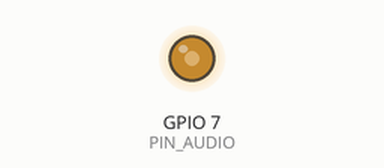
This program was run on a simulated ESP32-C3. Parts: output pins drawn as LEDs (lit = HIGH).

Above: at 0.17 s.
Timing chart, 0 to 0.7 s (numbered marks = the images above):
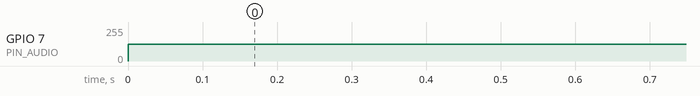

The program:

main.cpp
```cpp
#include <Arduino.h>
#include "pins.h"
#include "patch_cables.h"
#include "sequencer.h"
#include "analog_bass.h"
#include "ui_display.h"

static hw_timer_t *audioTimer = NULL;

void IRAM_ATTR onAudioTimer()
{
  module_ESP32_SequencerAndBacking();
  module_AnalogBass_Simulation();

  float masterOut = (cable_Bass_Final * 0.65) + (cable_Backing_Out * 0.55);
  if (masterOut > 1.0)
    masterOut = 1.0;
  if (masterOut < -1.0)
    masterOut = -1.0;

  uint32_t pwmOut = (uint32_t)((masterOut + 1.0) * 511.5);
  if (pwmOut > 1023)
    pwmOut = 1023;
  ledcWrite(PIN_AUDIO, pwmOut);
}

void setup()
{
  Serial.begin(115200);
  initUI();

  // Configuration PWM Audio (compatible Arduino ESP32 Core v3)
  ledcAttach(PIN_AUDIO, 44100, 10);

  // Configuration Timer Audio à 22 050 Hz (Core v3)
  audioTimer = timerBegin(1000000);
  timerAttachInterrupt(audioTimer, &onAudioTimer);
  timerAlarm(audioTimer, 1000000 / SAMPLE_RATE, true, 0);
}

void loop()
{
  updateControlsAndUI();
  delay(10);
}
```

analog_bass.h
```cpp
#pragma once
#include <Arduino.h>

void IRAM_ATTR module_AnalogBass_Simulation();
```

patch_cables.h
```cpp
#pragma once
#include <Arduino.h>

// --- Signaux venant de la PARTIE A (ESP32 Séquenceur) ---
extern volatile float cable_Bass_Freq;
extern volatile bool cable_Bass_Gate;
extern volatile float cable_Backing_Out;

// --- Signaux internes de la PARTIE B (Future Basse NE555 + LM358) ---
extern volatile float cable_Bass_Final;

// --- Paramètres partagés entre l'interface (UI) et le moteur audio ---
extern volatile int currentPattern;
extern volatile int currentStep;
extern volatile bool backingEnabled;
extern volatile unsigned long samplesPerStep;

extern volatile float vcf_Cutoff;
extern volatile float vcf_Reso;
extern volatile float env_Decay;
extern volatile float vca_Drive;
```

sequencer.h
```cpp
#pragma once
#include <Arduino.h>

void module_ESP32_SequencerAndBacking();
```

ui_display.h
```cpp
#pragma once
#include <Arduino.h>

void initUI();
void updateControlsAndUI();
```

analog_bass.cpp
```cpp
#include "analog_bass.h"
#include "pins.h"
#include "patch_cables.h"

volatile float cable_Bass_Final = 0.0;
volatile float vcf_Cutoff = 0.2;
volatile float vcf_Reso = 0.5;
volatile float env_Decay = 0.9992;
volatile float vca_Drive = 2.0;

static volatile float vco_Cap = 0.0;
static volatile bool lastSqHigh = false, subState = false;
static volatile float env_Cap = 0.0;
static volatile float vcf_Cap1 = 0.0, vcf_Cap2 = 0.0;

void IRAM_ATTR module_AnalogBass_Simulation() {
  float pitchZap = cable_Bass_Freq * (1.0 + env_Cap * env_Cap * 0.35);
  vco_Cap += pitchZap / (float)SAMPLE_RATE;
  if (vco_Cap >= 1.0) vco_Cap -= 1.0;
  float vcoSaw = (vco_Cap * 2.0) - 1.0;
  float vcoSq = (vco_Cap < 0.5) ? 1.0 : -1.0;

  bool sqHigh = (vcoSq > 0.0);
  if (sqHigh && !lastSqHigh) subState = !subState;
  lastSqHigh = sqHigh;
  float subOut = subState ? 1.0 : -1.0;

  float bassMix = (vcoSaw * 0.60) + (subOut * 0.40);

  if (cable_Bass_Gate) env_Cap = 1.0;
  else env_Cap *= env_Decay;

  float totalCut = vcf_Cutoff + (env_Cap * 0.55);
  if (totalCut > 0.88) totalCut = 0.88;
  if (totalCut < 0.02) totalCut = 0.02;

  float feedback = (vcf_Reso * 3.6) * (vcf_Cap1 - vcf_Cap2);
  vcf_Cap1 += totalCut * (bassMix - vcf_Cap1 + feedback);
  vcf_Cap2 += totalCut * (vcf_Cap1 - vcf_Cap2);

  float amp = vcf_Cap2 * env_Cap * vca_Drive;
  if (amp > 1.0) amp = 1.0;
  if (amp < -1.0) amp = -1.0;
  cable_Bass_Final = amp;
}
```

sequencer.cpp
```cpp
#include "sequencer.h"
#include "pins.h"
#include "patch_cables.h"

volatile float cable_Bass_Freq = 43.65;
volatile bool cable_Bass_Gate = false;
volatile float cable_Backing_Out = 0.0;

volatile int currentPattern = 0;
volatile int currentStep = 0;
volatile bool backingEnabled = true;
volatile unsigned long samplesPerStep = 1850;

static volatile unsigned long clockCounter = 0;
static volatile float kick_Phase = 0.0, kick_Env = 0.0;
static volatile float mel_Phase = 0.0, mel_Env = 0.0, mel_Freq = 261.63;

static const float noteFreqs[49] = {
    32.70, 34.65, 36.71, 38.89, 41.20, 43.65, 46.25, 49.00, 51.91, 55.00, 58.27, 61.74,
    65.41, 69.30, 73.42, 77.78, 82.41, 87.31, 92.50, 98.00, 103.83, 110.00, 116.54, 123.47,
    130.81, 138.59, 146.83, 155.56, 164.81, 174.61, 185.00, 196.00, 207.65, 220.00, 233.08, 246.94,
    261.63, 277.18, 293.66, 311.13, 329.63, 349.23, 369.99, 392.00, 415.30, 440.00, 466.16, 493.88,
    523.25};

static const uint8_t bassPatterns[3][16] = {
    {0, 0, 48, 48, 0, 0, 52, 52, 0, 0, 53, 53, 0, 0, 55, 52},
    {36, 48, 36, 48, 40, 52, 40, 52, 41, 53, 41, 53, 43, 55, 43, 55},
    {36, 36, 48, 36, 41, 41, 53, 41, 43, 43, 55, 43, 40, 40, 52, 43}};

static const uint8_t melodyPatterns[3][16] = {
    {60, 0, 64, 0, 67, 0, 64, 67, 69, 0, 67, 0, 64, 0, 62, 0},
    {72, 0, 67, 64, 67, 0, 72, 0, 69, 0, 65, 69, 67, 0, 64, 67},
    {60, 64, 67, 72, 67, 64, 60, 0, 65, 69, 72, 69, 67, 64, 62, 67}};

void IRAM_ATTR module_ESP32_SequencerAndBacking()
{
  clockCounter += 1;
  if (clockCounter >= samplesPerStep)
  {
    clockCounter = 0;

    uint8_t bNote = bassPatterns[currentPattern][currentStep];
    if (bNote >= 24 && bNote <= 72)
    {
      cable_Bass_Freq = noteFreqs[bNote - 24];
      cable_Bass_Gate = true;
    }
    else
    {
      cable_Bass_Gate = false;
    }

    if (backingEnabled)
    {
      if (currentStep % 4 == 0)
      {
        kick_Env = 1.0;
        kick_Phase = 0.0;
      }
      uint8_t mNote = melodyPatterns[currentPattern][currentStep];
      if (mNote >= 24 && mNote <= 72)
      {
        mel_Freq = noteFreqs[mNote - 24];
        mel_Env = 1.0;
      }
    }
    currentStep = (currentStep + 1) % 16;
  }
  else
  {
    if (clockCounter > 120)
      cable_Bass_Gate = false;
  }

  float kickSound = 0.0;
  float melSound = 0.0;

  if (backingEnabled)
  {
    kick_Env *= 0.9993;
    if (kick_Env > 0.01)
    {
      float kFreq = 42.0 + (kick_Env * kick_Env * 120.0);
      kick_Phase += kFreq / (float)SAMPLE_RATE;
      if (kick_Phase >= 1.0)
        kick_Phase -= 1.0;
      float kWave = (kick_Phase < 0.5) ? (kick_Phase * 4.0 - 1.0) : (3.0 - kick_Phase * 4.0);
      kickSound = kWave * kick_Env * 0.75;
    }

    mel_Env *= 0.9994;
    if (mel_Env > 0.01)
    {
      mel_Phase += mel_Freq / (float)SAMPLE_RATE;
      if (mel_Phase >= 1.0)
        mel_Phase -= 1.0;
      float mWave = (mel_Phase < 0.35) ? 1.0 : -1.0;
      melSound = mWave * mel_Env * 0.22;
    }
  }
  cable_Backing_Out = kickSound + melSound;
}
```

pins.h
```cpp
#pragma once
#include <Arduino.h>

// Écran OLED I2C
#define SCREEN_WIDTH 128
#define SCREEN_HEIGHT 64
#define I2C_SDA 8
#define I2C_SCL 9

// 5 Potentiomètres 100k (Broches ADC1 valides sur ESP32-C3 : GPIO 0 à 4)
#define POT_DRIVE  0
#define POT_DECAY  1
#define POT_RESO   2
#define POT_CUTOFF 3
#define POT_TEMPO  4

// Boutons & Sortie Audio
#define BTN_PATTERN 5
#define BTN_BACKING 6
#define PIN_AUDIO   7

// Paramètres Audio
#define SAMPLE_RATE 22050
```

Measured:
- by itself, GPIO 7 (PIN_AUDIO): 0/255 → 127/255 at 0.00 s
